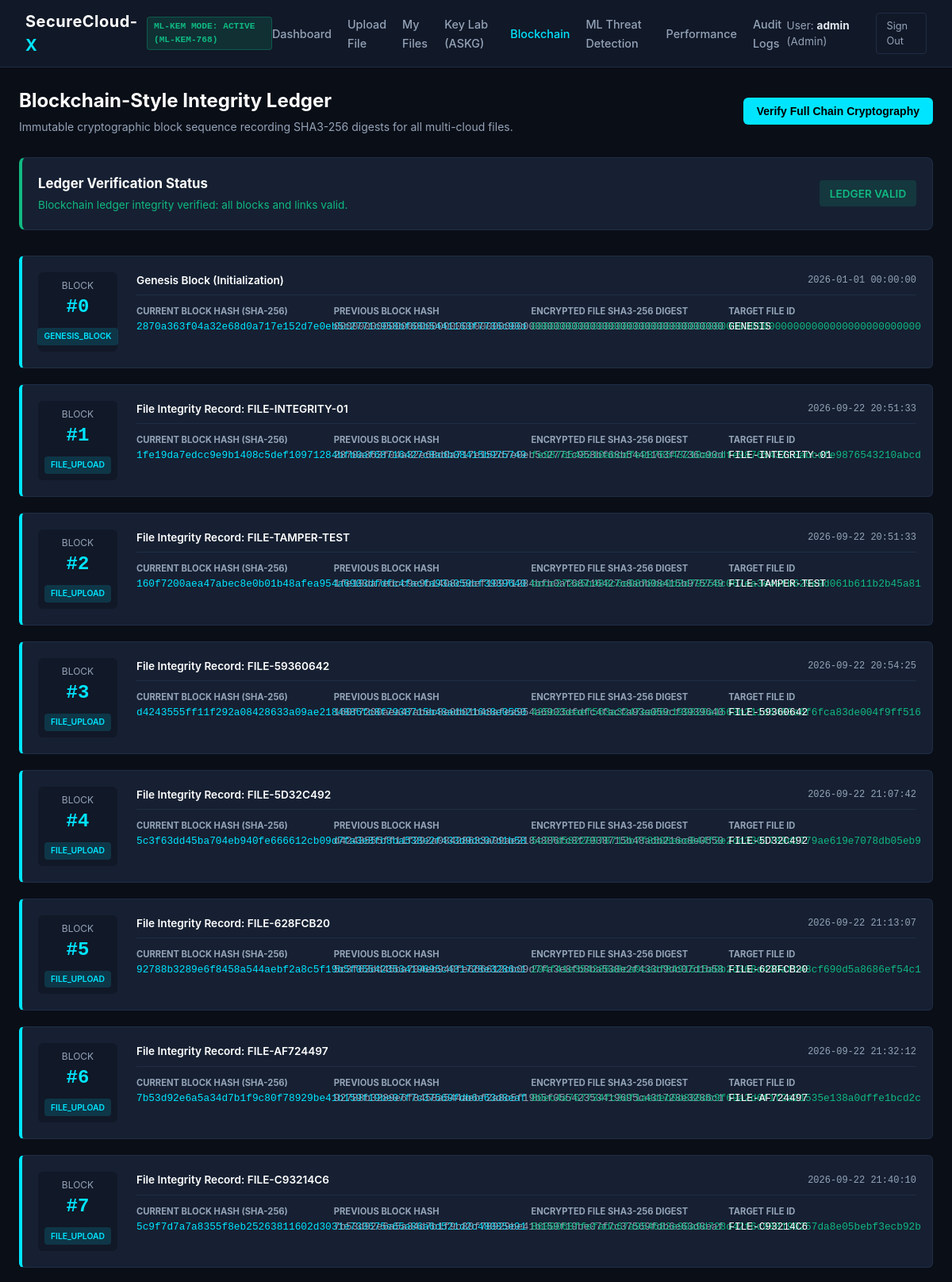
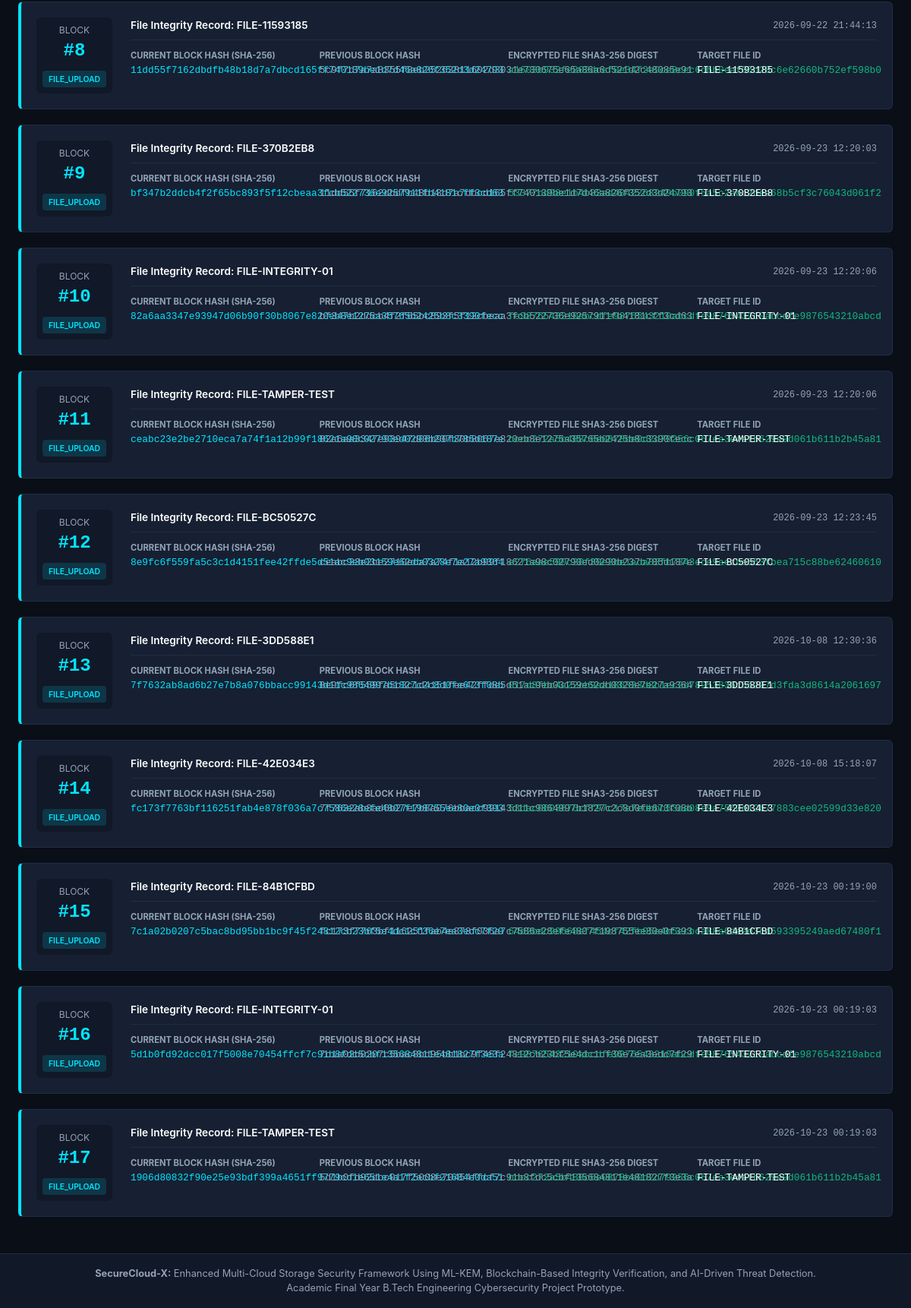
The app's page /blockchain (signed in) with its own data (2 pictures, top to bottom).
### tables this page shows
CREATE TABLE blockchain_blocks (
        block_index INTEGER PRIMARY KEY,
        timestamp TEXT NOT NULL,
        file_id TEXT NOT NULL,
        file_hash TEXT NOT NULL,
        previous_hash TEXT NOT NULL,
        current_hash TEXT NOT NULL,
        nonce_proof INTEGER NOT NULL,
        transaction_info TEXT NOT NULL
    );

### routes/security_routes.py (the view)
@security_bp.route("/blockchain")
@login_required
def blockchain_view():
    blocks = blockchain_ledger.get_all_blocks()
    chain_ok, chain_msg = blockchain_ledger.verify_chain()
    return render_template("blockchain.html", blocks=blocks, chain_ok=chain_ok, chain_msg=chain_msg)

### app.py (called while the page is built)
def create_app():
    app = Flask(__name__)
    app.config["SECRET_KEY"] = SECRET_KEY
    app.config["MAX_CONTENT_LENGTH"] = MAX_CONTENT_LENGTH
    init_db()
    app.register_blueprint(auth_bp)
    app.register_blueprint(upload_bp)
    app.register_blueprint(download_bp)
    app.register_blueprint(dashboard_bp)
    app.register_blueprint(security_bp)
    @app.context_processor
    def inject_system_status():
        return {
            "kem_status": mlkem_service.get_status()
        }
    @app.errorhandler(404)
    def not_found_error(error):
        return render_template("base.html"), 404
    @app.errorhandler(500)
    def internal_error(error):
        return render_template("base.html"), 500
    return app

### blockchain/block.py (called while the page is built)
    def calculate_hash(self) -> str:
        header = f"{self.index}|{self.timestamp}|{self.file_id}|{self.file_hash}|{self.previous_hash}|{self.nonce_proof}|{self.transaction_info}"
        return hashlib.sha256(header.encode("utf-8")).hexdigest()

### blockchain/ledger.py (called while the page is built)
    def get_all_blocks(self) -> list[dict]:
        conn = get_db_connection()
        cursor = conn.cursor()
        cursor.execute("""
            SELECT block_index, timestamp, file_id, file_hash, previous_hash, current_hash, nonce_proof, transaction_info
            FROM blockchain_blocks
            ORDER BY block_index ASC
        """)
        rows = cursor.fetchall()
        conn.close()
        return [dict(row) for row in rows]

### crypto/mlkem_service.py (called while the page is built, shortened)
    def get_status(self) -> dict:
        if self.is_active:
            return {
                "status_text": "ML-KEM MODE: ACTIVE",
                "is_fallback": False,
                "parameter_set": self.param_set,
                "security_standard": "FIPS 203 (NIST Post-Quantum Cryptography)",
                "description": f"Standard {self.param_set} Lattice-based KEM actively running."
            }

### database/database.py (called while the page is built)
def get_db_connection():
    os.makedirs(DATABASE_PATH.parent, exist_ok=True)
    conn = sqlite3.connect(str(DATABASE_PATH))
    conn.row_factory = sqlite3.Row
    conn.execute("PRAGMA foreign_keys = ON")
    return conn

### routes/auth_routes.py (called while the page is built)
def login_required(f):
    @wraps(f)
    def decorated_function(*args, **kwargs):
        if "user_id" not in session:
            flash("Please log in to access this page.", "warning")
            return redirect(url_for("auth.login"))
        return f(*args, **kwargs)
    return decorated_function

### templates/blockchain.html (shortened to what this page needs)
{% extends "base.html" %}
{% block content %}
<div class="page-header">
  <div>
    <h1 class="page-title">Blockchain-Style Integrity Ledger</h1>
    <p class="page-subtitle">Immutable cryptographic block sequence recording SHA3-256 digests for all multi-cloud files.</p>
  </div>
  <div>
    <button onclick="verifyChainIntegrity()" class="btn btn-primary" id="btnVerifyChain">
      Verify Full Chain Cryptography
    </button>
  </div>
</div>
<div id="chainStatusCard" class="card" style="margin-bottom: 2rem; border-left: 4px solid {% if chain_ok %}var(--accent-green){% else %}var(--accent-red){% endif %};">
  <div style="display: flex; justify-content: space-between; align-items: center;">
    <div>
      <h3 style="font-size: 1.05rem; color: #fff;">Ledger Verification Status</h3>
      <p id="chainStatusMsg" style="font-size: 0.85rem; color: {% if chain_ok %}var(--accent-green){% else %}var(--accent-red){% endif %}; margin-top: 0.25rem;">
        {{ chain_msg }}
      </p>
    </div>
    <div>
      <span class="badge {% if chain_ok %}badge-green{% else %}badge-red{% endif %}" id="chainBadge" style="font-size: 0.85rem; padding: 0.4rem 0.8rem;">
        {% if chain_ok %}LEDGER VALID{% else %}INTEGRITY BROKEN{% endif %}
      </span>
    </div>
  </div>
</div>
<div class="block-chain-container">
  {% for b in blocks %}
  <div class="block-card">
    <div class="block-index-box">
      <span class="block-index-title">BLOCK</span>
      <span class="block-index-num">#{{ b.block_index }}</span>
      <span class="badge badge-blue" style="margin-top: 0.5rem; font-size: 0.65rem;">{{ b.transaction_info }}</span>
    </div>
    <div>
      <div style="display: flex; justify-content: space-between; align-items: center; margin-bottom: 0.75rem; border-bottom: 1px solid var(--border-color); padding-bottom: 0.5rem;">
        <span style="font-size: 0.85rem; font-weight: 600; color: #fff;">
          {% if b.block_index == 0 %}Genesis Block (Initialization){% else %}File Integrity Record: {{ b.file_id }}{% endif %}
        </span>
        <span style="font-size: 0.75rem; color: var(--text-muted); font-family: var(--font-mono);">{{ b.timestamp }}</span>
      </div>
      <div class="block-details-grid">
        <div class="block-detail-item">
          <strong>Current Block Hash (SHA-256)</strong>
          <code class="mono" style="color: var(--accent-cyan);">{{ b.current_hash }}</code>
        </div>
        <div class="block-detail-item">
          <strong>Previous Block Hash</strong>
          <code class="mono" style="color: var(--text-muted);">{{ b.previous_hash }}</code>
        </div>
        <div class="block-detail-item">
          <strong>Encrypted File SHA3-256 Digest</strong>
          <code class="mono" style="color: var(--accent-green);">{{ b.file_hash }}</code>
        </div>
        <div class="block-detail-item">
          <strong>Target File ID</strong>
          <code class="mono" style="color: #fff;">{{ b.file_id }}</code>
        </div>
      </div>
    </div>
  </div>
  {% endfor %}
</div>
{% endblock %}

### static/css/style.css (style rules this page uses)
:root { --bg-primary: #0a0e17; --bg-secondary: #111827; --bg-card: #162032; --bg-card-hover: #1c2940; --border-color: #1f2d45; --border-highlight: #00e5ff; --text-main: #e2e8f0; --text-muted: #94a3b8; --accent-cyan: #00e5ff; --accent-green: #10b981; --accent-amber: #f59e0b; --accent-red: #ef4444; --accent-purple: #a855f7; --font-sans: -apple-system, BlinkMacSystemFont, "Segoe UI", Roboto, Oxygen, Ubuntu, Cantarell, sans-serif; --font-mono: "Consolas", "Monaco", "Courier New", monospace; }
* { box-sizing: border-box; margin: 0; padding: 0; }
body { background-color: var(--bg-primary); color: var(--text-main); font-family: var(--font-sans); line-height: 1.5; min-height: 100vh; display: flex; flex-direction: column; }
.page-header { margin-bottom: 1.75rem; display: flex; justify-content: space-between; align-items: center; flex-wrap: wrap; gap: 1rem; }
.page-title { font-size: 1.5rem; font-weight: 700; color: #ffffff; }
.page-subtitle { font-size: 0.875rem; color: var(--text-muted); margin-top: 0.25rem; }
.card { background-color: var(--bg-card); border: 1px solid var(--border-color); border-radius: 8px; padding: 1.25rem; position: relative; overflow: hidden; }
.btn { display: inline-flex; align-items: center; gap: 0.5rem; padding: 0.5rem 1rem; font-size: 0.875rem; font-weight: 600; border-radius: 6px; border: 1px solid transparent; cursor: pointer; text-decoration: none; transition: all 0.2s; }
.btn-primary { background-color: var(--accent-cyan); color: #000000; }
.mono { font-family: var(--font-mono); font-size: 0.8rem; }
.badge { display: inline-block; padding: 0.2rem 0.5rem; border-radius: 4px; font-size: 0.75rem; font-weight: 600; }
.badge-green { background: rgba(16, 185, 129, 0.15); color: var(--accent-green); }
.badge-blue { background: rgba(0, 229, 255, 0.15); color: var(--accent-cyan); }
.block-chain-container { display: flex; flex-direction: column; gap: 1.25rem; margin: 1.5rem 0; }
.block-card { background-color: var(--bg-card); border: 1px solid var(--border-color); border-left: 4px solid var(--accent-cyan); border-radius: 6px; padding: 1.25rem; display: grid; grid-template-columns: 100px 1fr; gap: 1.5rem; }
.block-index-box { display: flex; flex-direction: column; align-items: center; justify-content: center; background: var(--bg-secondary); border-radius: 6px; padding: 0.5rem; }
.block-index-title { font-size: 0.75rem; color: var(--text-muted); }
.block-index-num { font-size: 1.5rem; font-weight: 700; font-family: var(--font-mono); color: var(--accent-cyan); }
.block-details-grid { display: grid; grid-template-columns: repeat(auto-fit, minmax(220px, 1fr)); gap: 0.75rem; font-size: 0.8rem; }
.block-detail-item strong { display: block; color: var(--text-muted); font-size: 0.7rem; text-transform: uppercase; }

### records on screen
blockchain_blocks: block_index "0", transaction_info "GENESIS_BLOCK", shows "Genesis Block (Initialization)", timestamp "2026-01-01 00:00:00", current_hash "2870a363f04a32e68d0a717e152d7e0eb5c2771c958bf68b5441163f7736c90d", previous_hash "0000000000000000000000000000000000000000000000000000000000000000", file_hash "0000000000000000000000000000000000000000000000000000000000000000", file_id "GENESIS"
blockchain_blocks: block_index "1", transaction_info "FILE_UPLOAD", file_id "FILE-INTEGRITY-01", timestamp "2026-09-22 20:51:33", current_hash "1fe19da7edcc9e9b1408c5def10971284bfb0af68716427c8adb08415b975749", previous_hash "2870a363f04a32e68d0a717e152d7e0eb5c2771c958bf68b5441163f7736c90d", file_hash "fe9876543210abcdfe9876543210abcdfe9876543210abcdfe9876543210abcd"
blockchain_blocks: block_index "2", transaction_info "FILE_UPLOAD", file_id "FILE-TAMPER-TEST", timestamp "2026-09-22 20:51:33", current_hash "160f7200aea47abec8e0b01b48afea954a6903dfdfc4facfa93a059cf3939640", previous_hash "1fe19da7edcc9e9b1408c5def10971284bfb0af68716427c8adb08415b975749", file_hash "bccc272a5b488c6e0878be0d2d79256c067ea3e4afb629e9d061b611b2b45a81"
blockchain_blocks: block_index "3", transaction_info "FILE_UPLOAD", file_id "FILE-59360642", timestamp "2026-09-22 20:54:25", current_hash "d4243555ff11f292a08428633a09ae2184886fc8f7938715b48adb216c8e0550", previous_hash "160f7200aea47abec8e0b01b48afea954a6903dfdfc4facfa93a059cf3939640", file_hash "425b25eaef563a3247ea86c199820a1563b211d5488a6f6fca83de004f9ff516"
blockchain_blocks: block_index "4", transaction_info "FILE_UPLOAD", file_id "FILE-5D32C492", timestamp "2026-09-22 21:07:42", current_hash "5c3f63dd45ba704eb940fe666612cb09d7fa3e8fb8ba538e2f433d9dc07d1b58", previous_hash "d4243555ff11f292a08428633a09ae2184886fc8f7938715b48adb216c8e0550", file_hash "5c27d58228978712b7f8508eee844f2e2dd3301789d1779ae619e7078db05eb9"
blockchain_blocks: block_index "5", transaction_info "FILE_UPLOAD", file_id "FILE-628FCB20", timestamp "2026-09-22 21:13:07", current_hash "92788b3289e6f8458a544aebf2a8c5f19b5f05542353419695c431728e3286c1", previous_hash "5c3f63dd45ba704eb940fe666612cb09d7fa3e8fb8ba538e2f433d9dc07d1b58", file_hash "204f41e354286a8ca0cedf8491515a0b2d368d430afb48cf690d5a8686ef54c1"
blockchain_blocks: block_index "6", transaction_info "FILE_UPLOAD", file_id "FILE-AF724497", timestamp "2026-09-22 21:32:12", current_hash "7b53d92e6a5a34d7b1f9c80f78929be41b159f19be07f7c37569fdb6e63d8eaf", previous_hash "92788b3289e6f8458a544aebf2a8c5f19b5f05542353419695c431728e3286c1", file_hash "80ec4a767734fc3df1aedeb0d830db9f69a2d6f1f2a21535e138a0dffe1bcd2c"
blockchain_blocks: block_index "7", transaction_info "FILE_UPLOAD", file_id "FILE-C93214C6", timestamp "2026-09-22 21:40:10", current_hash "5c9f7d7a7a8355f8eb25263811602d3031e730675e65a86a6d521d2c48085e91", previous_hash "7b53d92e6a5a34d7b1f9c80f78929be41b159f19be07f7c37569fdb6e63d8eaf", file_hash "8600068ffefadc67a954682e90a9d728d42f6c988190257da8e05bebf3ecb92b"
blockchain_blocks: block_index "8", transaction_info "FILE_UPLOAD", file_id "FILE-11593185", timestamp "2026-09-22 21:44:13", current_hash "11dd55f7162dbdfb48b18d7a7dbcd165ff740139be1d7d46a826f352d3d24793", previous_hash "5c9f7d7a7a8355f8eb25263811602d3031e730675e65a86a6d521d2c48085e91", file_hash "a1603b932fe802dcef0e34f2e9ce8cec6d6b0eaf05d28c6e62660b752ef598b0"
blockchain_blocks: block_index "9", transaction_info "FILE_UPLOAD", file_id "FILE-370B2EB8", timestamp "2026-09-23 12:20:03", current_hash "bf347b2ddcb4f2f65bc893f5f12cbeaa3fcb522736e9257911fb4181cff3cd63", previous_hash "11dd55f7162dbdfb48b18d7a7dbcd165ff740139be1d7d46a826f352d3d24793", file_hash "53377bd98e1b4b33ad4042268249b090f5a5c2abc2dea68b5cf3c76043d061f2"
blockchain_blocks: block_index "10", transaction_info "FILE_UPLOAD", file_id "FILE-INTEGRITY-01", timestamp "2026-09-23 12:20:06", current_hash "82a6aa3347e93947d06b90f30b8067e820eb8e1275a35765b2425b8c3390fecc", previous_hash "bf347b2ddcb4f2f65bc893f5f12cbeaa3fcb522736e9257911fb4181cff3cd63", file_hash "fe9876543210abcdfe9876543210abcdfe9876543210abcdfe9876543210abcd"
blockchain_blocks: block_index "11", transaction_info "FILE_UPLOAD", file_id "FILE-TAMPER-TEST", timestamp "2026-09-23 12:20:06", current_hash "ceabc23e2be2710eca7a74f1a12b99f18621a98c02790ed0290b237b785d187e", previous_hash "82a6aa3347e93947d06b90f30b8067e820eb8e1275a35765b2425b8c3390fecc", file_hash "bccc272a5b488c6e0878be0d2d79256c067ea3e4afb629e9d061b611b2b45a81"
blockchain_blocks: block_index "12", transaction_info "FILE_UPLOAD", file_id "FILE-BC50527C", timestamp "2026-09-23 12:23:45", current_hash "8e9fc6f559fa5c3c1d4151fee42ffde5d51ac9eb03159e62db0328e7e27a9364", previous_hash "ceabc23e2be2710eca7a74f1a12b99f18621a98c02790ed0290b237b785d187e", file_hash "e276aae590c20f39e2be1ada83fb7343ece9aecbe553fbea715c88be62460610"
blockchain_blocks: block_index "13", transaction_info "FILE_UPLOAD", file_id "FILE-3DD588E1", timestamp "2026-10-08 12:30:36", current_hash "7f7632ab8ad6b27e7b8a076bbacc99143d11c9864997b1827c2c8d0fe673f08b", previous_hash "8e9fc6f559fa5c3c1d4151fee42ffde5d51ac9eb03159e62db0328e7e27a9364", file_hash "017d8fbc4a22cb9aa186333d8b1ec2d78953836c55297d3fda3d8614a2061697"
blockchain_blocks: block_index "14", transaction_info "FILE_UPLOAD", file_id "FILE-42E034E3", timestamp "2026-10-08 15:18:07", current_hash "fc173f7763bf116251fab4e878f036a7c7586e28efe4807f198755ee80e0f393", previous_hash "7f7632ab8ad6b27e7b8a076bbacc99143d11c9864997b1827c2c8d0fe673f08b", file_hash "53dac0603676cff97c17e7edbbb53da08e9a7560d12b77883cee02599d33e820"
blockchain_blocks: block_index "15", transaction_info "FILE_UPLOAD", file_id "FILE-84B1CFBD", timestamp "2026-10-23 00:19:00", current_hash "7c1a02b0207c5bac8bd95bb1bc9f45f24812cb23bf5e4dc1cf36e7ea3edc7f29", previous_hash "fc173f7763bf116251fab4e878f036a7c7586e28efe4807f198755ee80e0f393", file_hash "64d2bdc90668ef454cf42fb05e4b5ecbca88a6de9d3cd593395249aed67480f1"
blockchain_blocks: block_index "16", transaction_info "FILE_UPLOAD", file_id "FILE-INTEGRITY-01", timestamp "2026-10-23 00:19:03", current_hash "5d1b0fd92dcc017f5008e70454ffcf7c91b8fdc5cbf135684811e481827f3e3a", previous_hash "7c1a02b0207c5bac8bd95bb1bc9f45f24812cb23bf5e4dc1cf36e7ea3edc7f29", file_hash "fe9876543210abcdfe9876543210abcdfe9876543210abcdfe9876543210abcd"
blockchain_blocks: block_index "17", transaction_info "FILE_UPLOAD", file_id "FILE-TAMPER-TEST", timestamp "2026-10-23 00:19:03", current_hash "1906d80832f90e25e93bdf399a4651ff9779cd1e651e4a1f2acbf21684e0da51", previous_hash "5d1b0fd92dcc017f5008e70454ffcf7c91b8fdc5cbf135684811e481827f3e3a", file_hash "bccc272a5b488c6e0878be0d2d79256c067ea3e4afb629e9d061b611b2b45a81"

### other values on screen
{{ kem_status.status_text }} "ML-KEM MODE: ACTIVE"
{{ kem_status.parameter_set }} "ML-KEM-768"
{{ session.get('username') }} "admin"
{{ session.get('role') }} "Admin"
{{ chain_msg }} "Blockchain ledger integrity verified: all blocks and links valid."
